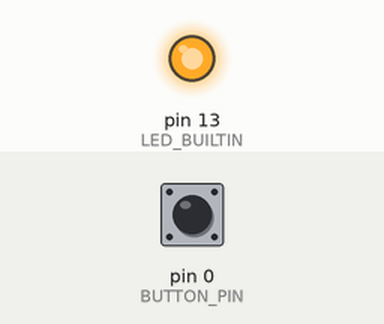
This sketch was run on a simulated Arduino Uno, built with avr-gcc and run on an emulated ATmega328P. Parts: output pins drawn as LEDs (lit = HIGH). The inputs (shaded band) are chosen by the test bench; at power-on: pin 0 (BUTTON_PIN) HIGH.

Above: at 1.2 s.
1.3 s: pin 0 (BUTTON_PIN) pulled LOW for 0.15 s
At 2.6 s:
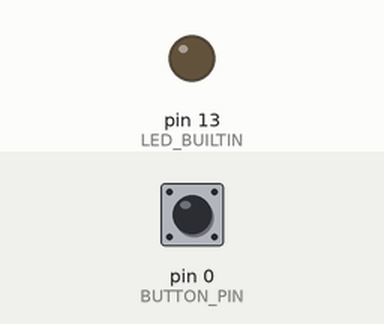
2.9 s: pin 0 (BUTTON_PIN) pulled LOW for 1 s
At 5.1 s:
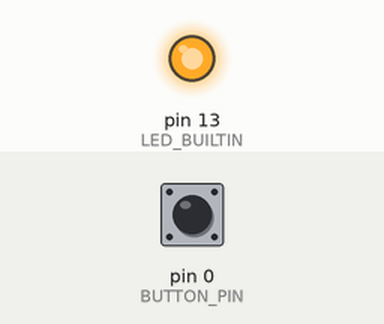
5.4 s: pin 0 (BUTTON_PIN) pulled LOW for 3.2 s
At 8.9 s:
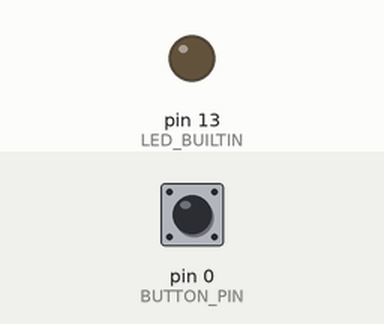
Timing chart, 0 to 10.4 s (numbered marks = the images above; inputs shaded):
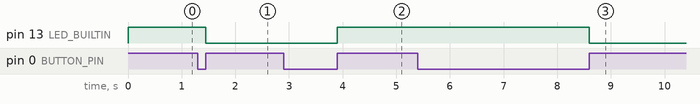

The sketch:

Built_in_Flash_and_LED.ino
```cpp
#include <EasyButton.h>

#define BUTTON_PIN 0
EasyButton button(BUTTON_PIN);

void setup() {
    //pinMode(0, INPUT_PULLUP);
    pinMode(LED_BUILTIN, OUTPUT);
    digitalWrite(LED_BUILTIN, HIGH); // Turn off
    button.begin();
    button.onPressed(onPressed);
}

void loop() {
    button.read();
}

boolean flag = false;
void onPressed() {
    if(!flag){
      flag = true;
      digitalWrite(LED_BUILTIN, LOW); // Turn on
    }
    else{
      flag = false;
      digitalWrite(LED_BUILTIN, HIGH); // Turn off
    }
}
```

Measured:
- after the input at 1.3 s, pin 13 (LED_BUILTIN): HIGH → LOW after 0.15 s
- after the input at 2.9 s, pin 13 (LED_BUILTIN): LOW → HIGH after 1.0 s
- after the input at 5.4 s, pin 13 (LED_BUILTIN): HIGH → LOW after 3.2 s
